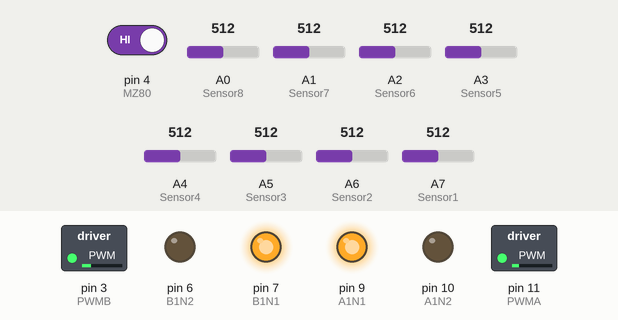
The sketch below on a simulated Arduino Nano, built with avr-gcc and run on an emulated ATmega328P. On the bench: switched loads named in the sketch (green lamp = pin HIGH), output pins drawn as LEDs (lit = HIGH). The test bench sets the inputs (shaded band); at power-on: A0 (Sensor8) = 512, A6 (Sensor2) = 512, A7 (Sensor1) = 512, A1 (Sensor7) = 512, pin 4 (MZ80) HIGH, A2 (Sensor6) = 512, A3 (Sensor5) = 512, A4 (Sensor4) = 512, A5 (Sensor3) = 512.

Above: at 1.2 s.
1.3 s: A0 (Sensor8) set to 716
At 1.8 s:
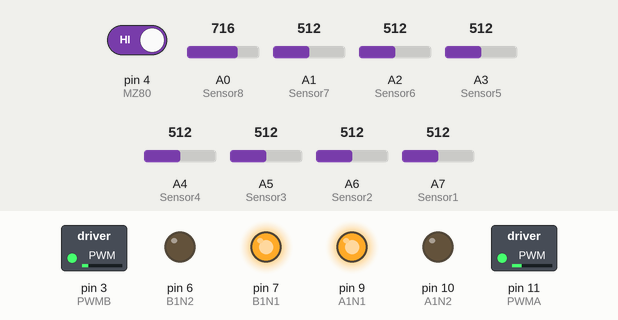
2.8 s: A6 (Sensor2) set to 716
At 4.0 s:
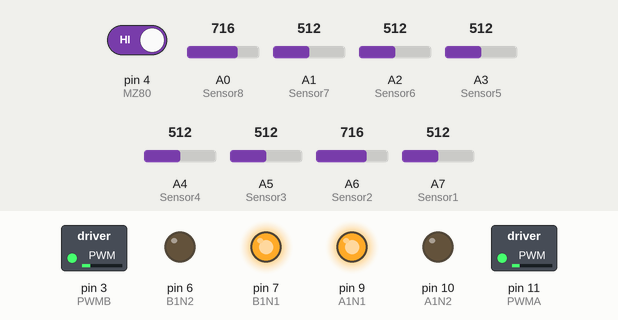
4.3 s: A7 (Sensor1) set to 290
At 5.4 s:
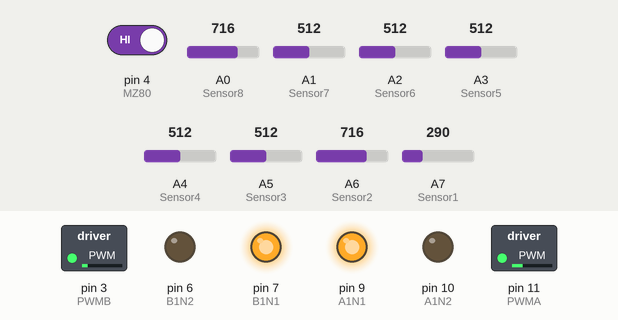
5.8 s: A1 (Sensor7) set to 992
At 6.5 s:
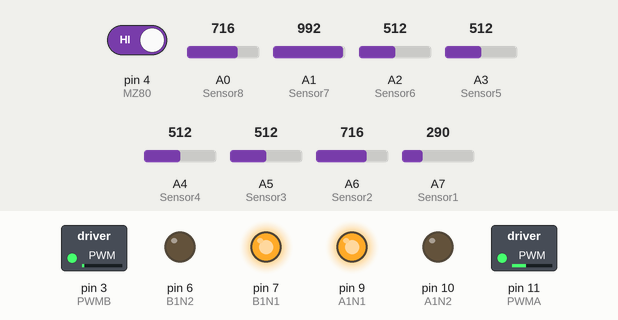
7.3 s: pin 4 (MZ80) driven LOW
At 7.6 s:
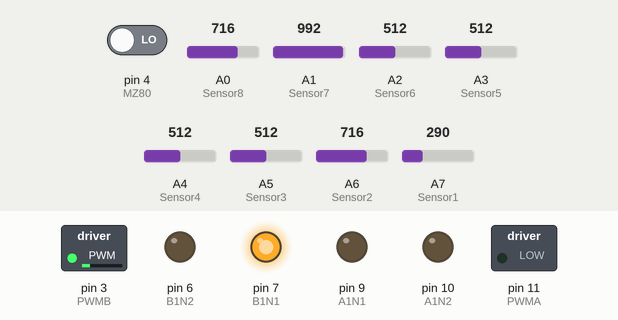
9.3 s: A2 (Sensor6) set to 319
10.8 s: A2 (Sensor6) set to 285
At 12.6 s:
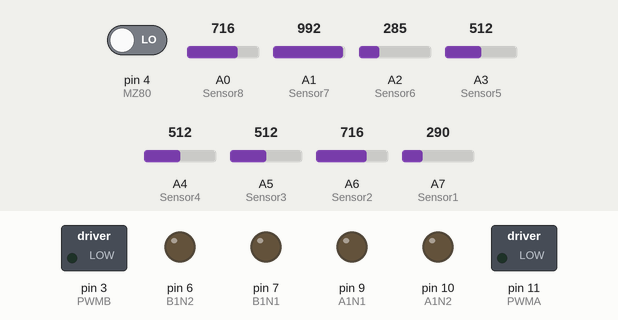
Timing chart, 0 to 14.1 s (numbered marks = the images above; inputs shaded):
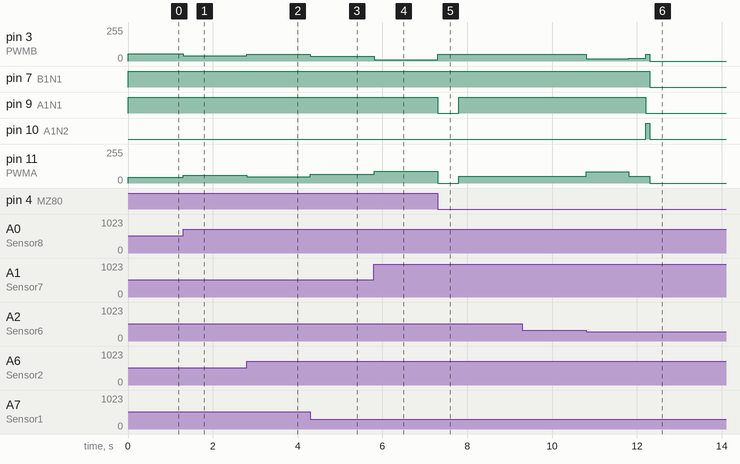

Measured:
- the behaviour switches between 301 and 300 on A2 (Sensor6) (found by bisection; images 5 and 6)
- after the input at 1.3 s, pin 3 (PWMB): 56/255 → 40/255 at once; pin 11 (PWMA): 44/255 → 60/255 at once
- after the input at 2.8 s, pin 3 (PWMB): 40/255 → 52/255 at once; pin 11 (PWMA): 60/255 → 48/255 at once
- after the input at 4.3 s, pin 3 (PWMB): 52/255 → 34/255 at once; pin 11 (PWMA): 48/255 → 66/255 at once
- after the input at 5.8 s, pin 3 (PWMB): 34/255 → 11/255 at once; pin 11 (PWMA): 66/255 → 89/255 at once
- after the input at 7.3 s, pin 3 (PWMB): 11/255 → 50/255 at once; pin 9 (A1N1): HIGH → LOW at once, → HIGH 0.50 s later; pin 11 (PWMA): 89/255 → 0/255 at once, → 50/255 0.50 s later
- after the input at 9.3 s, every drawn part: stays the same
- after the input at 10.8 s, pin 3 (PWMB): 50/255 → 16/255 at once, → 20/255 1.0 s later, → 50/255 0.40 s later, → 0/255 0.10 s later; pin 7 (B1N1): HIGH → LOW after 1.5 s; pin 9 (A1N1): HIGH → LOW after 1.4 s; pin 10 (A1N2): LOW → HIGH after 1.4 s, → LOW 0.10 s later; pin 11 (PWMA): 50/255 → 84/255 at once, → 50/255 1.0 s later, → 0/255 0.50 s later

The sketch:

LineFollowerArduinoCode.ino
```cpp
int PWMA = 11; // SAĞ MOTOR
int A1N2 = 10;
int A1N1 = 9;

int STBY = 8; // 5V ARDUİNO

int B1N1 = 7; // SOL MOTOR
int B1N2 = 6;
int PWMB = 3;

int surat = 50;

int Sensor8 = A0;
int Sensor7 = A1;
int Sensor6 = A2;
int Sensor5 = A3; //ÇİZGİ İZLEMEK İÇİN SENSÖR PİNLERİ
int Sensor4 = A4;
int Sensor3 = A5;
int Sensor2 = A6;
int Sensor1 = A7;

int pozisyon;
int sensor[8];
int turev;
int hata;
int son_hata;  // PİD İÇİN TANIMLAMALAR
int pid;
int hedef = 4565;
int hiz = 50;
int i;

float KP = 0.1; //345
float KD = 0.2; //2  //PİD İÇİN DÜZELTME DEĞERLERİ

bool sonsensor;  //ÇİZGİYİ EN SON GÖREN SENSÖR İÇİN TANIMLAMA


int MZ80 = 4;
int engel;  //MESAFE SENSÖRÜ İÇİN TANIMLAMA
int gorev = 1;

unsigned long a;
unsigned long b;   //AĞIRLIKLI ORTALAMA İÇİN TANIMLAMA


int leftmotor, rightmotor; //MOTORLARIN HIZI İÇİN TANIMLAMA

unsigned long simdikizaman = 0;
unsigned long oncekizaman = 0;       //ZAMANI KULLANMAK İÇİN GEREKLİ TANIMLAMALAR
int aralik = 500;
int aralik2 = 1000;
int aralik3 = 400;

int git();

void setup() {
  pinMode(PWMA, OUTPUT);
  pinMode(A1N2, OUTPUT);
  pinMode(A1N1, OUTPUT);

  pinMode(B1N1, OUTPUT);  //MOTOR SÜRÜCÜNÜN PİNLERİ ÇIKIŞ OLARAK AYARLANDI
  pinMode(B1N2, OUTPUT);
  pinMode(PWMB, OUTPUT);
  digitalWrite(STBY, HIGH);

  pinMode(Sensor8, INPUT);
  pinMode(Sensor7, INPUT);
  pinMode(Sensor6, INPUT); //ÇİZGİ İZLEYEN SENSÖR PİNLERİ GİRİŞ OLARAK AYARLANDI
  pinMode(Sensor5, INPUT);
  pinMode(Sensor4, INPUT);
  pinMode(Sensor3, INPUT);
  pinMode(Sensor2, INPUT);
  pinMode(Sensor1, INPUT);
  pinMode(MZ80, INPUT);

  Serial.begin(9600); // HABERLEŞME BAŞLATILDI

}

void loop() {
  git();  //PİD FONKSİYONU ÇAĞIRILDI

  //ROBOTUN ÇİZGİ TAKİP KISMI BİTTİ,GÖREV KISIMLARI BAŞLADI
  //ROBOT 1 SANİYE SAĞA DÖNÜP BEYAZ ÇİZGİYİ GÖRENE KADAR İLERLEDİ,BEYAZ ÇİZGİ BİTENE KADAR DÜZ İLERLEDİ,BEYAZ ÇİZGİ BTİNCE 1SN SOLA DÖNÜP ÇİZGİYİ GÖRENE KADAR ÜZ DEVAM ETTİ

  if (digitalRead(MZ80) == 0 && gorev == 1) {

    oncekizaman = millis();
    while (millis() - oncekizaman <= aralik) {

      digitalWrite(A1N1, LOW);
      digitalWrite(A1N2, LOW);
      analogWrite(PWMA, 0);

      digitalWrite(B1N1, HIGH);
      digitalWrite(B1N2, LOW);
      analogWrite(PWMB, surat);

    }

    while (analogRead(Sensor3) > 300 && analogRead(Sensor4) > 300 && analogRead(Sensor5) > 300 &&  analogRead(Sensor6) > 300) {

      digitalWrite(A1N1, HIGH);
      digitalWrite(A1N2, LOW);
      analogWrite(PWMA, surat);

      digitalWrite(B1N1, HIGH);
      digitalWrite(B1N2, LOW);
      analogWrite(PWMB, surat);
    }

    oncekizaman = millis();
    while (millis() - oncekizaman <= aralik2) {

      git();
    }


    oncekizaman = millis();
    while (millis() - oncekizaman <= aralik3) {
      digitalWrite(A1N1, HIGH);
      digitalWrite(A1N2, LOW);
      analogWrite(PWMA, surat);

      digitalWrite(B1N1, HIGH);
      digitalWrite(B1N2, LOW);
      analogWrite(PWMB, 20);

    }


    while (analogRead(Sensor1) > 300 && analogRead(Sensor2) > 300 && analogRead(Sensor3) > 300 &&  analogRead(Sensor4) > 300) {

      digitalWrite(A1N1, HIGH);
      digitalWrite(A1N2, LOW);
      analogWrite(PWMA, surat);

      digitalWrite(B1N1, HIGH);
      digitalWrite(B1N2, LOW);
      analogWrite(PWMB, surat);
    }

    digitalWrite(A1N1, LOW);
    digitalWrite(A1N2, HIGH);
    analogWrite(PWMA, surat);

    digitalWrite(B1N1, HIGH);
    digitalWrite(B1N2, LOW);
    analogWrite(PWMB, surat);
    delay(100);

    git();
    gorev = 2;
  }


  //ROBOT ENGELİ GÖRÜNCE DURDU ENGEL KALDIRILINCA İLERLEMEYE DEVAM ETTİ
  if (digitalRead(MZ80) == 0 && gorev == 2) {
    while (digitalRead(MZ80) == 0) {
      digitalWrite(A1N1, LOW);
      digitalWrite(A1N2, LOW);
      analogWrite(PWMA, 0);

      digitalWrite(B1N1, LOW);
      digitalWrite(B1N2, LOW);
      analogWrite(PWMB, 0);
    }
    gorev = 3;
  }


  //ROBOT ENGELİ KESİKLİ ÇİZGİYE KADAR TAKİP ETTİ KESİKLİ ÇİZGİYE ULAŞINCA ENGELİ SOLLADI
  if (digitalRead(MZ80) == 0 && gorev == 3) {
    while (analogRead(Sensor1) < 300 || analogRead(Sensor2) < 300 || analogRead(Sensor3) < 300 || analogRead(Sensor4) < 300 || analogRead(Sensor5) < 300 || analogRead(Sensor6) < 300 || analogRead(Sensor7) < 300 || analogRead(Sensor8) < 300)
    {
      if (digitalRead(MZ80) == 0 ) {

        digitalWrite(A1N1, LOW);
        digitalWrite(A1N2, LOW);
        analogWrite(PWMA, 0);

        digitalWrite(B1N1, LOW);
        digitalWrite(B1N2, LOW);
        analogWrite(PWMB, 0);
      }

      else {
        git();
      }
    }

    oncekizaman = millis();
    while (millis() - oncekizaman <= aralik) {
      digitalWrite(A1N1, LOW);
      digitalWrite(A1N2, LOW);
      analogWrite(PWMA, 0);

      digitalWrite(B1N1, HIGH);
      digitalWrite(B1N2, LOW);
      analogWrite(PWMB, surat);
    }
    while (analogRead(Sensor3) > 300 && analogRead(Sensor4) > 300 && analogRead(Sensor5) > 300 &&  analogRead(Sensor6) > 300) {

      digitalWrite(A1N1, HIGH);
      digitalWrite(A1N2, LOW);
      analogWrite(PWMA, surat);

      digitalWrite(B1N1, HIGH);
      digitalWrite(B1N2, LOW);
      analogWrite(PWMB, surat);
    }

    oncekizaman = millis();
    while (millis() - oncekizaman <= 3000) {

      git();
    }
    gorev = 4;
  }


  //ROBOT BEYAZ DİKDÖRTGENİN İÇİNE PARK ETTİ
  if (gorev == 4) {
    if (analogRead(Sensor1) < 300 && analogRead(Sensor2) < 300 && analogRead(Sensor3) < 300 && analogRead(Sensor4) < 300 && analogRead(Sensor5) < 300 && analogRead(Sensor6) < 300 && analogRead(Sensor7) < 300 && analogRead(Sensor8) < 300 && gorev == 4 )
    {
      oncekizaman = millis();
      while (millis() - oncekizaman <= 1000) {
        digitalWrite(A1N1, HIGH);
        digitalWrite(A1N2, LOW);
        analogWrite(PWMA, 30);

        digitalWrite(B1N1, HIGH);
        digitalWrite(B1N2, LOW);
        analogWrite(PWMB, 30);


      }
      while (1) {
        digitalWrite(A1N1, HIGH);
        digitalWrite(A1N2, LOW);
        analogWrite(PWMA, 0);

        digitalWrite(B1N1, HIGH);
        digitalWrite(B1N2, LOW);
        analogWrite(PWMB, 0);
      }
    }

  }


}

int git() {
  sensor[0] = analogRead(Sensor1);
  sensor[1] = analogRead(Sensor2);
  sensor[2] = analogRead(Sensor3);
  sensor[3] = analogRead(Sensor4);   //ÇİZGİ İZLEYEN SENSÖRLERDEN OKUNAN DEĞERLER BİR DİZİYE AKTARILDI
  sensor[4] = analogRead(Sensor5);
  sensor[5] = analogRead(Sensor6);
  sensor[6] = analogRead(Sensor7);
  sensor[7] = analogRead(Sensor8);

  a = 0;
  b = 0;
  for (i = 0; i < 8 ; i = i + 1 ) {
    a += (unsigned long)sensor[i] * (unsigned long)(i + 1) * (unsigned long)(1000); //OLUŞTURULAN DİZİ İLE AĞIRLIKLI ORTALAMA HESAPLANDI
    b += (unsigned long)sensor[i];
  }

  pozisyon = a / b;


  hata = hedef - pozisyon;  //AĞIRLIKLI ORTALAMA VE HEDEF,HATA DEĞERLERİ İLE PİD HESAPLANDI
  turev = hata - son_hata;

  pid = (hata * KP) + (turev * KD);

  son_hata = hata;


  leftmotor = hiz + pid;
  rightmotor = hiz - pid;

  if (leftmotor > 255) {
    leftmotor = 255;
  }
  if (rightmotor > 255) {
    rightmotor = 255; //PİD DEĞERİ MOTOR DEĞİŞKENLERİNE ATANDI,SINIRLARI BELİRLENDİ
  }
  if (leftmotor < 0) {
    leftmotor = 0;
  }
  if (rightmotor < 0) {
    rightmotor = 0;
  }

  digitalWrite(A1N1, HIGH);
  digitalWrite(A1N2, LOW);
  analogWrite(PWMA, rightmotor);

  //PİD DEĞERİ MOTORLARA AKTARILDI
  digitalWrite(B1N1, HIGH);
  digitalWrite(B1N2, LOW);
  analogWrite(PWMB, leftmotor);


  if (analogRead(Sensor1) < 300) {
    sonsensor = 1;
  }                            //ÇİZGİYİ EN SON GÖREN EN UÇTAKİ SENSÖRLER İÇİN SONSENSOR DEĞİŞKENİNE ATAMA YAPILDI
  if (analogRead(Sensor8) < 300) {
    sonsensor = 0;
  }
  //ÇİZGİYİ EN SON GÖREN SENSÖRE GÖRE ROBOTUN YÖNÜ BELİRLENDİ

  if (/*(gorev != 1) && */analogRead(Sensor1) > 800 && analogRead(Sensor2) > 800 && analogRead(Sensor3) > 800 && analogRead(Sensor4) > 800 && analogRead(Sensor5) > 800 && analogRead(Sensor6) > 800 && analogRead(Sensor7) > 800 && analogRead(Sensor8) > 800) {
    while (analogRead(Sensor4) > 300 ||  analogRead(Sensor5) > 300 ) {
      if ( sonsensor == 1 ) {
        digitalWrite(A1N1, HIGH);
        digitalWrite(A1N2, LOW);
        analogWrite(PWMA, surat);

        digitalWrite(B1N1, LOW);
        digitalWrite(B1N2, LOW);
        analogWrite(PWMB, 0);

      }

      if ( sonsensor == 0) {
        digitalWrite(A1N1, LOW);
        digitalWrite(A1N2, LOW);
        analogWrite(PWMA, 0);

        digitalWrite(B1N1, HIGH);
        digitalWrite(B1N2, LOW);
        analogWrite(PWMB, surat);
      }
    }
  }
  return 0;
}
```
